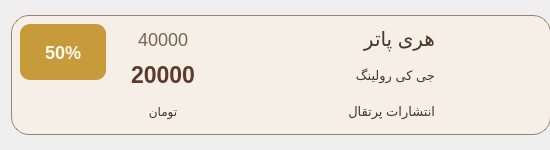
<?xml version="1.0" encoding="UTF-8"?>
<ui version="4.0">
 <class>BookInfoCard</class>
 <widget class="QWidget" name="BookInfoCard">
  <property name="geometry">
   <rect>
    <x>0</x>
    <y>0</y>
    <width>550</width>
    <height>150</height>
   </rect>
  </property>
  <property name="sizePolicy">
   <sizepolicy hsizetype="Fixed" vsizetype="Fixed">
    <horstretch>0</horstretch>
    <verstretch>0</verstretch>
   </sizepolicy>
  </property>
  <property name="minimumSize">
   <size>
    <width>550</width>
    <height>150</height>
   </size>
  </property>
  <property name="maximumSize">
   <size>
    <width>550</width>
    <height>150</height>
   </size>
  </property>
  <property name="windowTitle">
   <string>Form</string>
  </property>
  <layout class="QGridLayout" name="gridLayout">
   <item row="0" column="0">
    <widget class="QWidget" name="widget" native="true">
     <property name="minimumSize">
      <size>
       <width>540</width>
       <height>120</height>
      </size>
     </property>
     <property name="maximumSize">
      <size>
       <width>540</width>
       <height>120</height>
      </size>
     </property>
     <property name="styleSheet">
      <string notr="true">QLabel {
    background: transparent;      /* حذف کامل پس‌زمینه */
    background-color: transparent; /* اطمینان از نبود هیچ رنگی */
    border: none;                 /* اطمینان از نبود کادر */
    color: #4A3728;               /* رنگ متن رو اینجا تنظیم کن */
    margin: 0px;                  /* اطمینان از نبود فاصله اضافه */
    padding: 0px;                 /* اطمینان از نبود پدینگ اضافه */
}

QWidget#widget {
    background-color: rgba(247, 239, 230, 210);
    border: 1px solid rgba(125, 82, 52, 0.7);
    border-radius: 18px;
}

QWidget#widget:hover {
    background-color: rgba(252, 246, 238, 235);
    border: 1px solid rgba(155, 102, 65, 220);
}

QWidget#widget:pressed {
    background-color: rgba(240, 231, 220, 235);
    border: 1px solid rgba(115, 74, 45, 230);
}
</string>
     </property>
     <layout class="QHBoxLayout" name="horizontalLayout_2">
      <item>
       <layout class="QVBoxLayout" name="verticalLayout_3">
        <item>
         <widget class="QLabel" name="discount_label">
          <property name="minimumSize">
           <size>
            <width>70</width>
            <height>0</height>
           </size>
          </property>
          <property name="maximumSize">
           <size>
            <width>100</width>
            <height>16777215</height>
           </size>
          </property>
          <property name="styleSheet">
           <string notr="true">QLabel {
    background-color: #C79A3B;
    color: #FFF8EE;
    border-radius: 10px;
    padding: 4px 10px;
    font-size: 18px;
    font-weight: 700;
qproperty-alignment: 'AlignHCenter | AlignVCenter';
}
</string>
          </property>
          <property name="text">
           <string>50%</string>
          </property>
          <property name="alignment">
           <set>Qt::AlignCenter</set>
          </property>
         </widget>
        </item>
        <item>
         <layout class="QHBoxLayout" name="horizontalLayout">
          <item>
           <widget class="QPushButton" name="delete_pushButton">
            <property name="sizePolicy">
             <sizepolicy hsizetype="Fixed" vsizetype="Fixed">
              <horstretch>0</horstretch>
              <verstretch>0</verstretch>
             </sizepolicy>
            </property>
            <property name="minimumSize">
             <size>
              <width>40</width>
              <height>40</height>
             </size>
            </property>
            <property name="maximumSize">
             <size>
              <width>40</width>
              <height>40</height>
             </size>
            </property>
            <property name="styleSheet">
             <string notr="true">    background: none;
    background-color: transparent;

    border: 1px solid transparent;</string>
            </property>
            <property name="text">
             <string/>
            </property>
            <property name="icon">
             <iconset resource="resources.qrc">
              <normaloff>:/resources/delete_icon.png</normaloff>:/resources/delete_icon.png</iconset>
            </property>
            <property name="iconSize">
             <size>
              <width>26</width>
              <height>26</height>
             </size>
            </property>
           </widget>
          </item>
          <item>
           <widget class="QPushButton" name="edit_pushButton">
            <property name="minimumSize">
             <size>
              <width>40</width>
              <height>40</height>
             </size>
            </property>
            <property name="maximumSize">
             <size>
              <width>40</width>
              <height>40</height>
             </size>
            </property>
            <property name="styleSheet">
             <string notr="true">    background: none;
    background-color: transparent;

    border: 1px solid transparent;</string>
            </property>
            <property name="text">
             <string/>
            </property>
            <property name="icon">
             <iconset resource="resources.qrc">
              <normaloff>:/resources/edit_icon.svg</normaloff>:/resources/edit_icon.svg</iconset>
            </property>
            <property name="iconSize">
             <size>
              <width>26</width>
              <height>26</height>
             </size>
            </property>
           </widget>
          </item>
         </layout>
        </item>
       </layout>
      </item>
      <item>
       <layout class="QVBoxLayout" name="verticalLayout_2">
        <item>
         <widget class="QLabel" name="oldPrice_label">
          <property name="minimumSize">
           <size>
            <width>100</width>
            <height>0</height>
           </size>
          </property>
          <property name="maximumSize">
           <size>
            <width>150</width>
            <height>16777215</height>
           </size>
          </property>
          <property name="styleSheet">
           <string notr="true">QLabel {
    color: #7A6452;
    font-size: 18px;
    background: transparent;

qproperty-alignment: 'AlignHCenter | AlignVCenter';
}
</string>
          </property>
          <property name="text">
           <string>40000</string>
          </property>
          <property name="alignment">
           <set>Qt::AlignCenter</set>
          </property>
         </widget>
        </item>
        <item>
         <widget class="QLabel" name="finalPrice_label">
          <property name="minimumSize">
           <size>
            <width>100</width>
            <height>0</height>
           </size>
          </property>
          <property name="maximumSize">
           <size>
            <width>150</width>
            <height>16777215</height>
           </size>
          </property>
          <property name="styleSheet">
           <string notr="true">QLabel {
    color: #5C3B2E;
    font-size: 23px;
    font-weight: 700;
    background: transparent;

qproperty-alignment: 'AlignHCenter | AlignVCenter';
}
</string>
          </property>
          <property name="text">
           <string>20000</string>
          </property>
          <property name="alignment">
           <set>Qt::AlignCenter</set>
          </property>
         </widget>
        </item>
        <item>
         <widget class="QLabel" name="tooman_label">
          <property name="minimumSize">
           <size>
            <width>100</width>
            <height>0</height>
           </size>
          </property>
          <property name="maximumSize">
           <size>
            <width>150</width>
            <height>16777215</height>
           </size>
          </property>
          <property name="text">
           <string>تومان</string>
          </property>
          <property name="alignment">
           <set>Qt::AlignCenter</set>
          </property>
         </widget>
        </item>
       </layout>
      </item>
      <item>
       <layout class="QVBoxLayout" name="verticalLayout">
        <item>
         <widget class="QLabel" name="name_label">
          <property name="minimumSize">
           <size>
            <width>215</width>
            <height>0</height>
           </size>
          </property>
          <property name="maximumSize">
           <size>
            <width>215</width>
            <height>16777215</height>
           </size>
          </property>
          <property name="styleSheet">
           <string notr="true">qproperty-alignment: 'AlignLeft | AlignVCenter';
font-size: 20px;
</string>
          </property>
          <property name="text">
           <string>هری پاتر</string>
          </property>
          <property name="textFormat">
           <enum>Qt::PlainText</enum>
          </property>
          <property name="alignment">
           <set>Qt::AlignLeading|Qt::AlignLeft|Qt::AlignVCenter</set>
          </property>
          <property name="wordWrap">
           <bool>true</bool>
          </property>
         </widget>
        </item>
        <item>
         <widget class="QLabel" name="author_label">
          <property name="minimumSize">
           <size>
            <width>215</width>
            <height>0</height>
           </size>
          </property>
          <property name="maximumSize">
           <size>
            <width>215</width>
            <height>16777215</height>
           </size>
          </property>
          <property name="styleSheet">
           <string notr="true">qproperty-alignment: 'AlignLeft | AlignVCenter';
font-size: 13px;
</string>
          </property>
          <property name="text">
           <string>جی کی رولینگ</string>
          </property>
          <property name="textFormat">
           <enum>Qt::PlainText</enum>
          </property>
          <property name="alignment">
           <set>Qt::AlignLeading|Qt::AlignLeft|Qt::AlignVCenter</set>
          </property>
          <property name="wordWrap">
           <bool>true</bool>
          </property>
         </widget>
        </item>
        <item>
         <widget class="QLabel" name="publisher_label">
          <property name="minimumSize">
           <size>
            <width>215</width>
            <height>0</height>
           </size>
          </property>
          <property name="maximumSize">
           <size>
            <width>215</width>
            <height>16777215</height>
           </size>
          </property>
          <property name="styleSheet">
           <string notr="true">qproperty-alignment: 'AlignLeft | AlignVCenter';
font-size: 13px;
</string>
          </property>
          <property name="text">
           <string>انتشارات پرتقال</string>
          </property>
          <property name="textFormat">
           <enum>Qt::PlainText</enum>
          </property>
          <property name="alignment">
           <set>Qt::AlignLeading|Qt::AlignLeft|Qt::AlignVCenter</set>
          </property>
          <property name="wordWrap">
           <bool>true</bool>
          </property>
         </widget>
        </item>
       </layout>
      </item>
      <item>
       <widget class="QPushButton" name="book_cover">
        <property name="sizePolicy">
         <sizepolicy hsizetype="Fixed" vsizetype="Fixed">
          <horstretch>95</horstretch>
          <verstretch>112</verstretch>
         </sizepolicy>
        </property>
        <property name="minimumSize">
         <size>
          <width>95</width>
          <height>112</height>
         </size>
        </property>
        <property name="maximumSize">
         <size>
          <width>101</width>
          <height>121</height>
         </size>
        </property>
        <property name="styleSheet">
         <string notr="true">   background: none;
    background-color: transparent;

    border: 1px solid transparent;</string>
        </property>
        <property name="text">
         <string/>
        </property>
        <property name="icon">
         <iconset resource="resources.qrc">
          <normaloff>:/resources/default_book.png</normaloff>:/resources/default_book.png</iconset>
        </property>
        <property name="iconSize">
         <size>
          <width>100</width>
          <height>100</height>
         </size>
        </property>
       </widget>
      </item>
     </layout>
    </widget>
   </item>
  </layout>
 </widget>
 <resources>
  <include location="resources.qrc"/>
 </resources>
 <connections/>
</ui>
